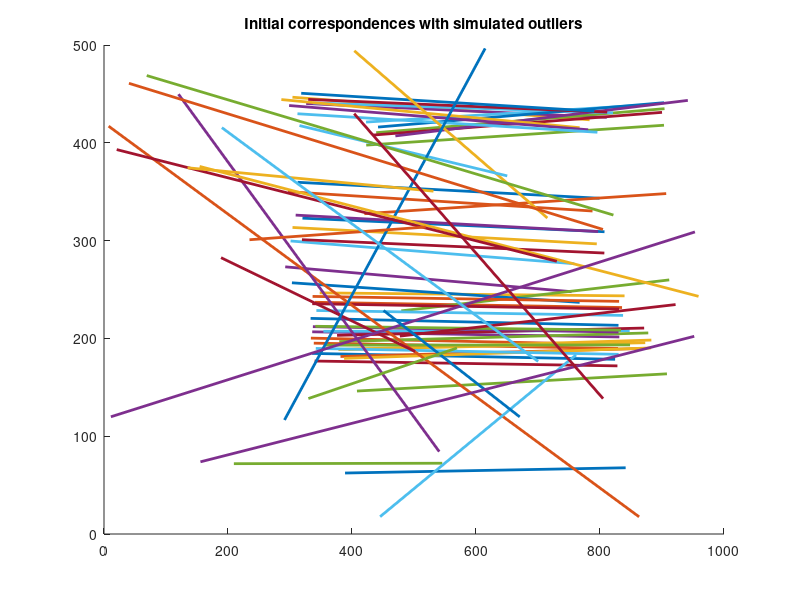

Write the MATLAB code that produced this figure. (Note: this script raises an error after producing the figure.)
% testscript for testing the rep ortho-gem

%% setup data
disp('Setting up data')
clear
load dino_withk
id1 = 10;
id2 = 14;
u1 = xx{id1};
u2 = xx{id2};

corrs = isfinite(u1(1,:)) & isfinite(u2(1,:));
u1 = u1(:,corrs);
u2 = u2(:,corrs);
% simulate gross outliers
nout = 20;
u1 = [u1 rand(2,nout)*500];
u2 = [u2 rand(2,nout)*500];
nn = size(u1,2);

% plot correspondences
figure(1)
clf
hold on
for iii = 1:nn,
    ll = plot([u1(1,iii) u2(1,iii)+500],[u1(2,iii) u2(2,iii)],'-');
    set(ll,'LineWidth',2);
end
title('Initial correspondences with simulated outliers');

% normalize
u1n = K\[u1;ones(1,nn)];
u2n = K\[u2;ones(1,nn)];
u1n = u1n(1:2,:);
u2n = u2n(1:2,:);



%% test minimal solver using RANSAC
disp('Testing minimal solver using RANSAC')

bnd = 1e-3;
nriter = 1000;
[F,nrinliers,inliers1] = ortho_ransac_mat(u1n,u2n,bnd,nriter);
disp(['Number of inliers after RANSAC: ' num2str(nrinliers)])

% plot inliers
figure(2)
clf
hold on
for iii = find(inliers1),
    ll = plot([u1(1,iii) u2(1,iii)+500],[u1(2,iii) u2(2,iii)],'-');
    set(ll,'LineWidth',2);
end
title('Inlier correspondences using RANSAC');



%% test optimal inlier solver
disp('Testing optimal inlier solver')

bnd = 1e-3;
[F,nrinliers,inliers2]=ortho_optimal(u1n,u2n,bnd);
disp(['Number of inliers after optimal estimation: ' num2str(nrinliers)])

% plot inliers
figure(3)
clf
hold on
for iii = find(inliers2),
    ll = plot([u1(1,iii) u2(1,iii)+500],[u1(2,iii) u2(2,iii)],'-');
    set(ll,'LineWidth',2);
end
title('Inlier correspondences maximizing number of inliers');



%% test least squares solver

disp('Testing least squares solver')

% using RANSAC inlier set 
[F1,rmin1] = mlorthoF_cm(u1n(:,inliers1),u2n(:,inliers1));
disp('Least squares Essential matrix from RANSAC:')
disp(F1)
disp('Gives residual:');
disp(rmin1)

% using RANSAC inlier set 
[F2,rmin2] = mlorthoF_cm(u1n(:,inliers2),u2n(:,inliers2));
disp('Least squares Essential matrix from optimal inlier set:')
disp(F2)
disp('Gives residual:');
disp(rmin2)




